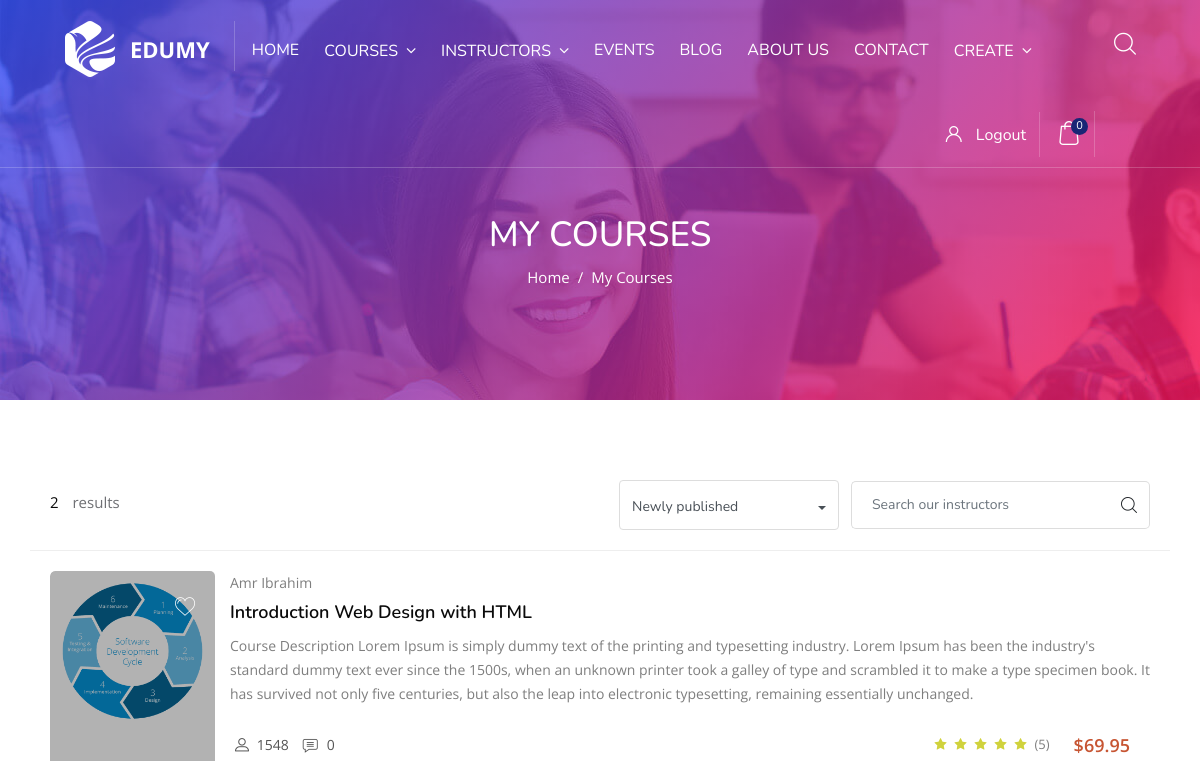
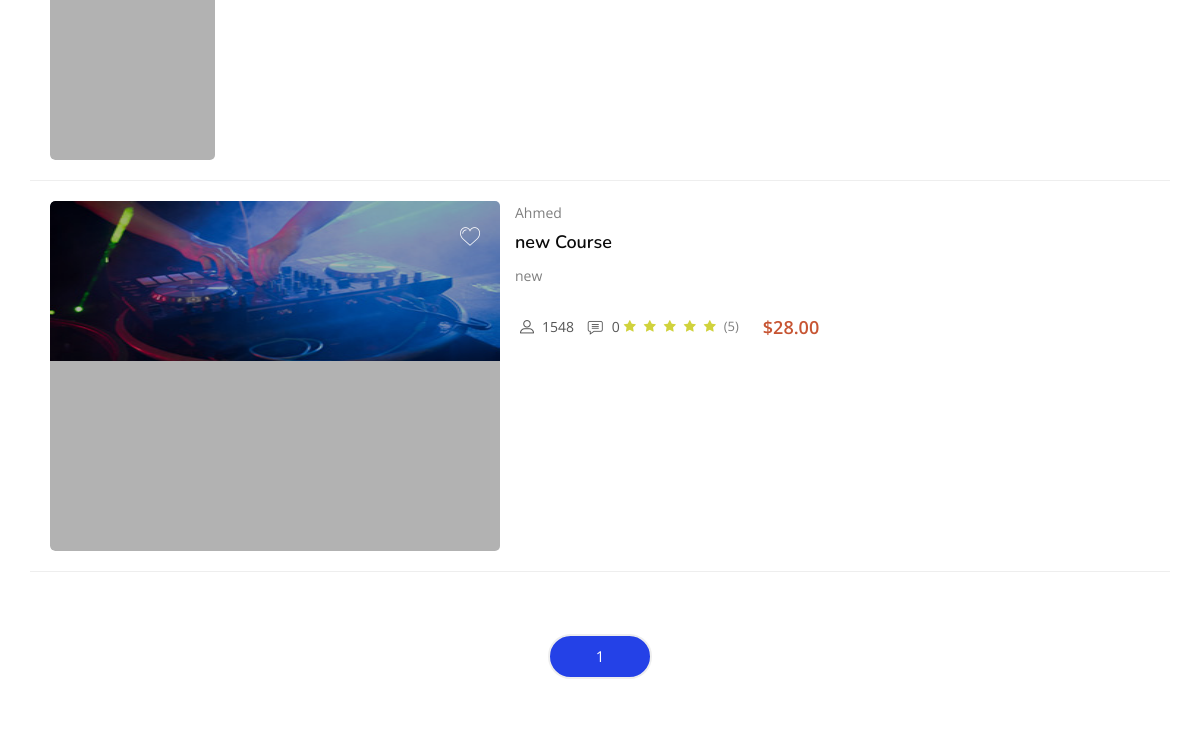
Before: /courses/my-courses/ (signed in, upper part) with the older database file (2 pictures, top to bottom).
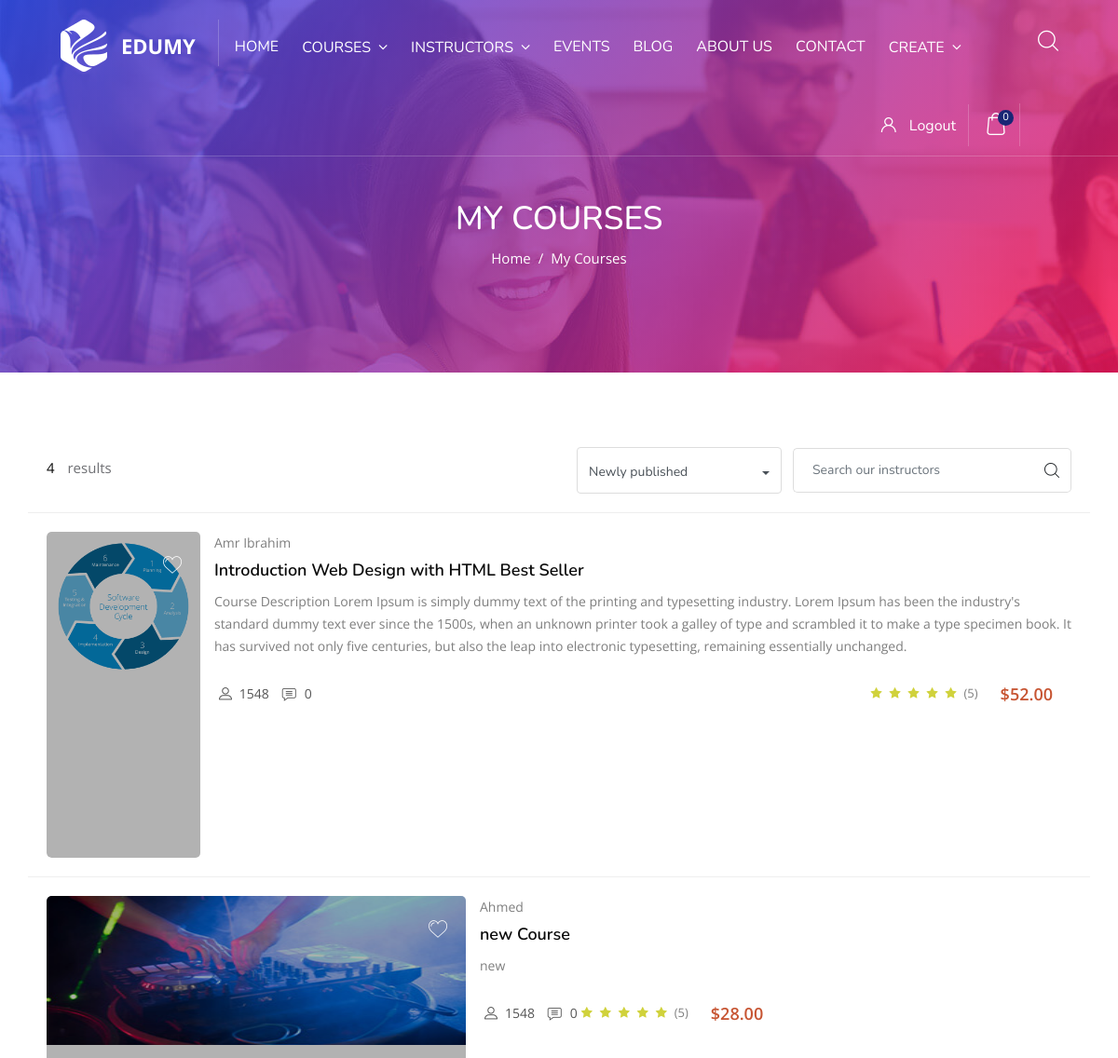
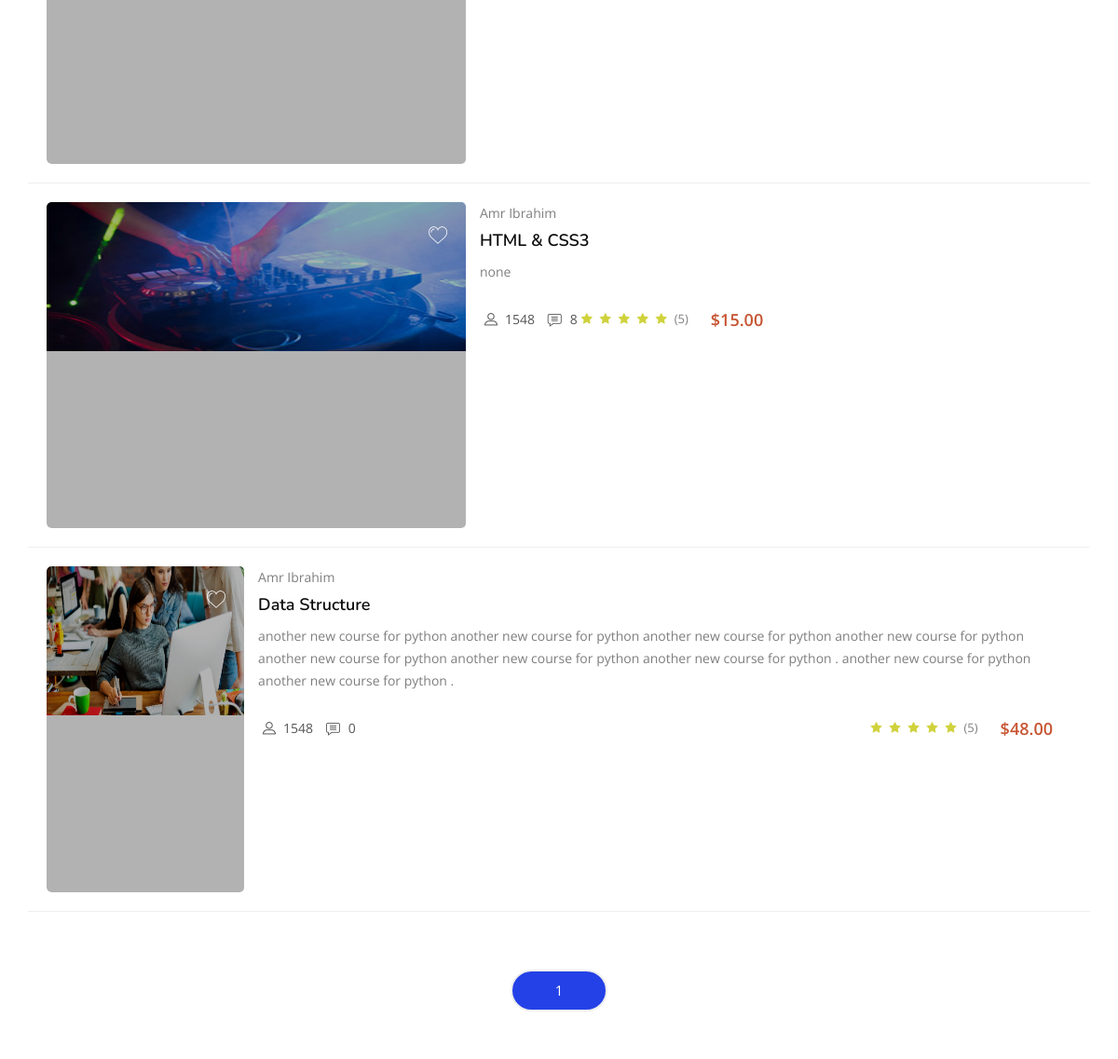
After: the same page with the newer database file (2 pictures, top to bottom).
### courses/models.py (models this page shows, shortened)
class Course(models.Model):
    title                       = models.CharField(max_length=100)
    slug                        = models.SlugField(blank=True, null=True)
    author                      = models.ForeignKey(Instructor, on_delete=models.CASCADE)
    price                       = models.DecimalField(decimal_places=2, max_digits=10)
    discount                    = models.DecimalField(decimal_places=2, max_digits=10, blank=True, null=True)
    duration                    = models.IntegerField(default=0, help_text="Type the number of minutes", blank=True, null=True)
    full_lifetime_access        = models.BooleanField(default=True)
    assignments                 = models.BooleanField(default=True)
    Certificate_of_completion   = models.BooleanField(default=True)
    preview                     = models.FileField(verbose_name="Course Video Preview", upload_to=preview_video_upload, blank=True, null=True)
    thumbnail                   = models.FileField(verbose_name="Course Thumbnial Image", upload_to=preview_video_upload)
    overview                    = models.TextField()
    description                 = models.TextField()
    what_will_learn             = models.TextField(help_text="Separate them by comman and space.")
    requirements                = models.TextField(help_text="Separate them by comman and space.")
    Skill_level                 = models.CharField(choices=SKILL_LEVEL, default='All Level', max_length=20)
    Language                    = models.CharField(max_length=100)
    best_seller                 = models.BooleanField(default=False)
    tags                        = GenericRelation(Tag)
    comments                    = GenericRelation(Comment)
    enrolled                    = models.PositiveIntegerField(default=0)
    allowed_memberships         = models.ManyToManyField(Membership, default="Free")
    category                    = models.ManyToManyField(Category)
    views                       = models.PositiveIntegerField(default=0)
    total_points                = models.PositiveIntegerField(null=True, blank=True, default=1)
    avg_points                  = models.PositiveIntegerField(null=True, blank=True, default=1)
    total_rates                 = models.PositiveIntegerField(null=True, blank=True, default=1)
    timestamp                   = models.DateTimeField(auto_now_add=True)
    updated                     = models.DateTimeField(auto_now=True)
    def get_absolute_url(self):
        return reverse('courses:detail', kwargs={'slug': self.slug})
    @property
    def get_price(self):
        if self.discount:
            return self.discount
        return self.price
    @property
    def comments_count(self):
        course_c_type = ContentType.objects.get_for_model(Course)
        comments_qs = Comment.objects.filter(content_type=course_c_type, object_id=self.id)
        return comments_qs.count()

### instructors/models.py (models this page shows, shortened)
class Instructor(models.Model):
    user                        = models.ForeignKey(User, on_delete=models.CASCADE)
    username                    = models.CharField(max_length=50)
    title                       = models.CharField(max_length=100)
    avatar                      = models.ImageField(upload_to=image_upload_path, blank=True, null=True)
    overview                    = models.TextField()
    eductaion                   = models.CharField(max_length=100, blank=True, null=True)
    phone                       = models.CharField(max_length=50, blank=True, null=True)
    email                       = models.CharField(max_length=50)
    skype                       = models.CharField(max_length=50, blank=True, null=True)
    facebook                    = models.CharField(max_length=50, blank=True, null=True)
    twitter                     = models.CharField(max_length=50, blank=True, null=True)
    instagram                   = models.CharField(max_length=50, blank=True, null=True)
    linkedin                    = models.CharField(max_length=50, blank=True, null=True)
    experience                  = models.TextField(help_text="Separate them with Comma and Space.", blank=True, null=True)
    students                    = models.PositiveIntegerField(default=0)
    total_points                = models.PositiveIntegerField(null=True, blank=True, default=1)
    avg_points                  = models.PositiveIntegerField(null=True, blank=True, default=1)
    total_rates                 = models.PositiveIntegerField(null=True, blank=True, default=1)
    timestamp                   = models.DateTimeField(auto_now_add=True)
    updated                     = models.DateTimeField(auto_now=True)
    active                      = models.BooleanField(default=True)
    def __str__(self):
        return self.username

### courses/views.py (the view)
# urls.py: path('my-courses/', my_courses, name='my_courses'),
@login_required
def my_courses(request):
    qs = get_object_or_404(EnrolledCourse, user=request.user)
    paginator = Paginator(qs.courses.all(), 5) # Show 5 contacts per page.
    page_number = request.GET.get('page')
    page_obj = paginator.get_page(page_number)
    context = {
        'page_obj': page_obj,
        'courses': qs.courses.all()
    }
    return render(request, 'courses/enrolled_courses.html', context)

### cart/templatetags/cart_template_tags.py (called while the page is built)
@register.filter
def cart_item_count(user):
    if user.is_authenticated:
        qs = Order.objects.filter(user=user, ordered=False)
        if qs.exists():
            return qs[0].items.count()
    return 0

@register.filter
def cart_items(user):
    if user.is_authenticated:
        qs = Order.objects.filter(user=user, ordered=False)
        if qs.exists():
            return qs[0].items.all()
    return None

@register.filter
def cart_total(user):
    if user.is_authenticated:
        qs = Order.objects.filter(user=user, ordered=False)
        if qs.exists():
            return qs[0].get_total
    return None

### courses/templates/courses/enrolled_courses.html (shortened to what this page needs)
{% extends 'base.html' %}
{% block content %}
<section class="inner_page_breadcrumb">
	<div class="container">
		<div class="row">
			<div class="col-xl-6 offset-xl-3 text-center">
				<div class="breadcrumb_content">
					<h4 class="breadcrumb_title">My Courses</h4>
					<ol class="breadcrumb">
						<li class="breadcrumb-item"><a href="/">Home</a></li>
						<li class="breadcrumb-item active" aria-current="page">my Courses</li>
					</ol>
				</div>
			</div>
		</div>
	</div>
</section>
<section class="courses-list2 pb40">
	<div class="container">
		<div class="row">
			<div class="col-12">
				<div class="row courses_list_heading style2">
					<div class="col-xl-4 p0">
						<div class="instructor_search_result style2">
							<p class="mt10 fz15"><span class="color-dark pr10">{{courses.count}} </span> results</p>
						</div>
					</div>
					<div class="col-xl-8 p0">
						<div class="candidate_revew_select style2 text-right">
							<ul class="mb0">
								<li class="list-inline-item">
									<select class="selectpicker show-tick">
										<option>Newly published</option>
									</select>
								</li>
								<li class="list-inline-item">
									<div class="candidate_revew_search_box course fn-520">
										<form class="form-inline my-2 my-lg-0">
											<input class="form-control mr-sm-2" type="search"
												placeholder="Search our instructors" aria-label="Search">
											<button class="btn my-2 my-sm-0" type="submit"><span
													class="flaticon-magnifying-glass"></span></button>
										</form>
									</div>
								</li>
							</ul>
						</div>
					</div>
				</div>
				<div class="row courses_container style2">
					{% for course in page_obj %}
					<div class="col-lg-12 p0">
						<div class="courses_list_content">
							<div class="top_courses list">
								<div class="thumb">
									<img class="img-whp" src="{{course.thumbnail.url}}" alt="t1.jpg">
									<div class="overlay">
										<div class="icon"><span class="flaticon-like"></span></div>
									</div>
								</div>
								<div class="details">
									<div class="tc_content">
										<p>{{course.author}}</p>
										<a href="{{course.get_absolute_url}}">
											<h5>{{course.title}} {% if course.best_seller %} <span class="tag">Best
													Seller</span> {% endif %}</h5>
										</a>
										<p>{{course.overview}}</p>
									</div>
									<div class="tc_footer">
										<ul class="tc_meta float-left fn-414">
											<li class="list-inline-item"><a href="#"><i
														class="flaticon-profile"></i></a></li>
											<li class="list-inline-item"><a href="#">1548</a></li>
											<li class="list-inline-item"><a href="#"><i
														class="flaticon-comment"></i></a></li>
											<li class="list-inline-item"><a href="#">{{course.comments_count}}</a></li>
										</ul>
										<div class="tc_price float-right fn-414">${{course.get_price}}</div>
										<ul class="tc_review float-right fn-414">
											<li class="list-inline-item"><a href="#"><i class="fa fa-star"></i></a></li>
											<li class="list-inline-item"><a href="#"><i class="fa fa-star"></i></a></li>
											<li class="list-inline-item"><a href="#"><i class="fa fa-star"></i></a></li>
											<li class="list-inline-item"><a href="#"><i class="fa fa-star"></i></a></li>
											<li class="list-inline-item"><a href="#"><i class="fa fa-star"></i></a></li>
											<li class="list-inline-item"><a href="#">(5)</a></li>
										</ul>
									</div>
								</div>
							</div>
						</div>
					</div>
					{% endfor %}
				</div>
				<div class="row">
					<div class="col-lg-12 mt50">
						<div class="mbp_pagination">
							<ul class="page_navigation">
								<li class="page-item active" aria-current="page">
									<a class="page-link" href="?page={{ page_obj.number }}"
										style="color: #fff;">{{ page_obj.number }} </a>
								</li>
							</ul>
						</div>
					</div>
				</div>
			</div>
		</div>
	</div>
</section>
{% endblock %}

### templates/base.html (shortened to what this page needs)
{% load static %}
<!DOCTYPE html>
<html dir="ltr" lang="en">
<head>
	<link rel="stylesheet" href="{% static 'css/bootstrap.min.css' %}">
	<link rel="stylesheet" href="{% static 'css/font-awesome.min.css' %}">
	<link rel="stylesheet" href="{% static 'css/style.css' %}">
	<link rel="stylesheet" href="{% static 'css/responsive.css' %}">
	<link rel="stylesheet" href="//cdnjs.cloudflare.com/ajax/libs/highlight.js/9.12.0/styles/agate.min.css">
</head>
<body>
	<div class="wrapper">
		{% include 'snippets/navbar.html' %}
		{% block content %}{% endblock %}
	</div>
</body>
</html>

### templates/snippets/navbar.html (shortened to what this page needs)
{% load cart_template_tags %}
{% load static %}
<header class="header-nav menu_style_home_one navbar-scrolltofixed stricky main-menu">
    <div class="container-fluid">
        <nav>
            <a href="#" class="navbar_brand float-left dn-smd">
                <img class="logo1 img-fluid" src="{% static 'images/header-logo.png'%}" alt="header-logo.png">
                <span>edumy</span>
            </a>
            <ul id="respMenu" class="ace-responsive-menu" data-menu-style="horizontal">
                <li>
                    <a href="/"><span class="title">Home</span></a>
                </li>
                <li>
                    <a href="{% url 'courses:index' %}"><span class="title">Courses</span></a>
                </li>
                <li>
                    <a href="{% url 'instructors' %}"><span class="title">Instructors</span></a>
                </li>
                <li>
                    <a href="{% url 'events:list' %}"><span class="title">Events</span></a>
                </li>
                <li>
                    <a href="{% url 'blog:list' %}"><span class="title">Blog</span></a>
                </li>
                <li>
                    <a href="{% url 'about' %}"><span class="title">About Us</span></a>
                </li>
                <li class="last">
                    <a href="{% url 'contact' %}"><span class="title">Contact</span></a>
                </li>
                {% if request.user.is_staff %}
                <li>
                    <a href=""><span class="title">Create</span></a>
                </li>
                {% endif %}
            </ul>
            <ul class="sign_up_btn pull-right dn-smd mt20">
                {% if request.user.is_authenticated %}
                <li class="list-inline-item list_s"><a href="{% url 'auth:logout' %}" class="btn flaticon-user"> <span
                            class="dn-lg">Logout</span></a></li>
                {% else %}
                <li class="list-inline-item list_s"><a href="#" class="btn flaticon-user" data-toggle="modal"
                        data-target="#exampleModalCenter"> <span class="dn-lg">Login/Register</span></a></li>
                {% endif %}
                <li class="list-inline-item list_s">
                    <div class="cart_btn">
                        <ul class="cart">
                            <li>
                                <a href="{% url 'cart:order' %}"
                                    class="btn cart_btn flaticon-shopping-bag"><span>{{ request.user|cart_item_count }}</span></a>
                            </li>
                        </ul>
                    </div>
                </li>
                <li class="list-inline-item list_s">
                    <div class="search_overlay">
                        <a id="search-button-listener" class="mk-search-trigger mk-fullscreen-trigger" href="#">
                            <span id="search-button"><i class="flaticon-magnifying-glass"></i></span>
                        </a>
                    </div>
                </li>
            </ul>
        </nav>
    </div>
</header>

### templates/snippets/footer.html (shortened to what this page needs)
{% load static %}

### templates/snippets/scripts.html (shortened to what this page needs)
{% load static %}

### static_project/css/responsive.css (style rules this page uses)
@media only screen and (max-width:1280px) { header.header-nav.menu_style_home_one a.navbar_brand { margin-top: 21px; } }
@media only screen and (max-width:1280px) { header.header-nav.menu_style_home_one .ace-responsive-menu > li > a { padding: 37px 20px 27px 5px; } }

### static_project/css/menu.css (style rules this page uses)
@media (min-width: 993px) { .main-menu { display: block; } }
.mm-page { -webkit-box-sizing: border-box; box-sizing: border-box; position: relative }
.mm-slideout { -webkit-transition: -webkit-transform .4s ease; transition: -webkit-transform .4s ease; -o-transition: transform .4s ease; transition: transform .4s ease; transition: transform .4s ease, -webkit-transform .4s ease; z-index: 1 }

### static_project/css/ace-responsive-menu.css (style rules this page uses)
ul { margin: 0px; padding: 0px; }
.ace-responsive-menu { list-style: none; margin: 0; padding: 0; background: #262626; width:100%; }
.ace-responsive-menu li { list-style: none; }
.ace-responsive-menu > li { display: block; margin: 0; padding: 0; border: 0px; float: left; }
.ace-responsive-menu li a { color:#c0c0c0; }
.ace-responsive-menu > li > a { display: block; position: relative; margin: 0; border: 0px; padding: 18px 20px 18px 5px; text-decoration: none; font-size: 16px; font-weight: 400; color: #979797; font-family: "Nunito"; -webkit-transition: all 0.3s ease; -moz-transition: all 0.3s ease; -o-transition: all 0.3s ease; transition: all 0.3s ease; }

Changed rows visible on the page:
changed Course "Introduction Web Design with HTML": get_price "69.95" → "52.00"; now shows "Best Seller"
now on this page (row edited): Course: thumbnail (picture), author "Amr Ibrahim", title "HTML & CSS3", overview "none", comments_count "8", get_price "15.00"
added Course: thumbnail (picture), author "Amr Ibrahim", title "Data Structure", overview "another new course for python another new course for python another new course for python another new course for python another new course for python another new course for python another new course for python . another new course for python another new course for python .", comments_count "0", get_price "48.00"
Other visible differences:
{{ courses.count }}: "2" → "4"
